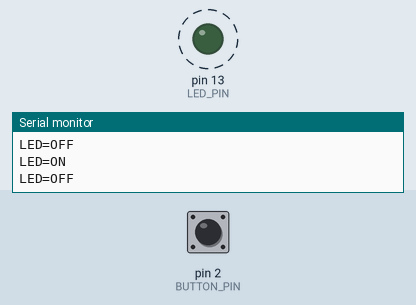
This sketch was run on a simulated Arduino Uno, built with avr-gcc and run on an emulated ATmega328P. On the bench: output pins drawn as LEDs (lit = HIGH), the last lines printed to the serial monitor. Dashed ring = blinking. The inputs (shaded band) are chosen by the test bench; at power-on: pin 2 (BUTTON_PIN) HIGH.

Above: at 2.8 s.
2.9 s: pin 2 (BUTTON_PIN) pulled LOW for 1.2 s
At 4.2 s:
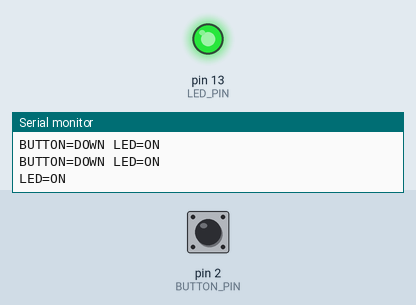
At 5.0 s:
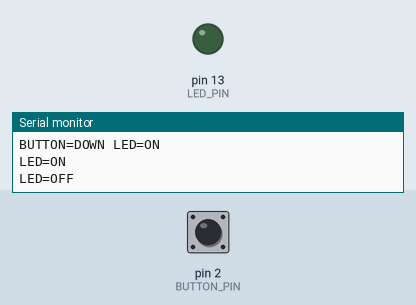
Timing chart, 0 to 12.4 s (numbered marks = the images above; inputs shaded):
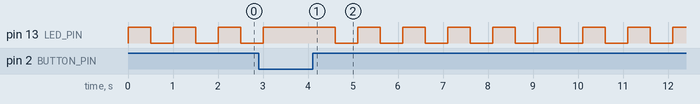

Measured:
- by itself, pin 13 (LED_PIN): repeats every 1.0 s: LOW 0.50 s, HIGH 0.50 s

The sketch:

blink-uno.ino
```cpp
// BoardLoop sample: Arduino Uno blink with a button.
// LED on pin 13 blinks every 500 ms; holding the button (pin 2) keeps it on.

const int LED_PIN = 13;
const int BUTTON_PIN = 2;

void setup() {
  Serial.begin(115200);
  pinMode(LED_PIN, OUTPUT);
  pinMode(BUTTON_PIN, INPUT_PULLUP);
  Serial.println("BOOT OK");
}

void loop() {
  bool pressed = digitalRead(BUTTON_PIN) == LOW;
  if (pressed) {
    digitalWrite(LED_PIN, HIGH);
    Serial.println("BUTTON=DOWN LED=ON");
    delay(100);
    return;
  }
  digitalWrite(LED_PIN, HIGH);
  Serial.println("LED=ON");
  delay(500);
  digitalWrite(LED_PIN, LOW);
  Serial.println("LED=OFF");
  delay(500);
}
```
